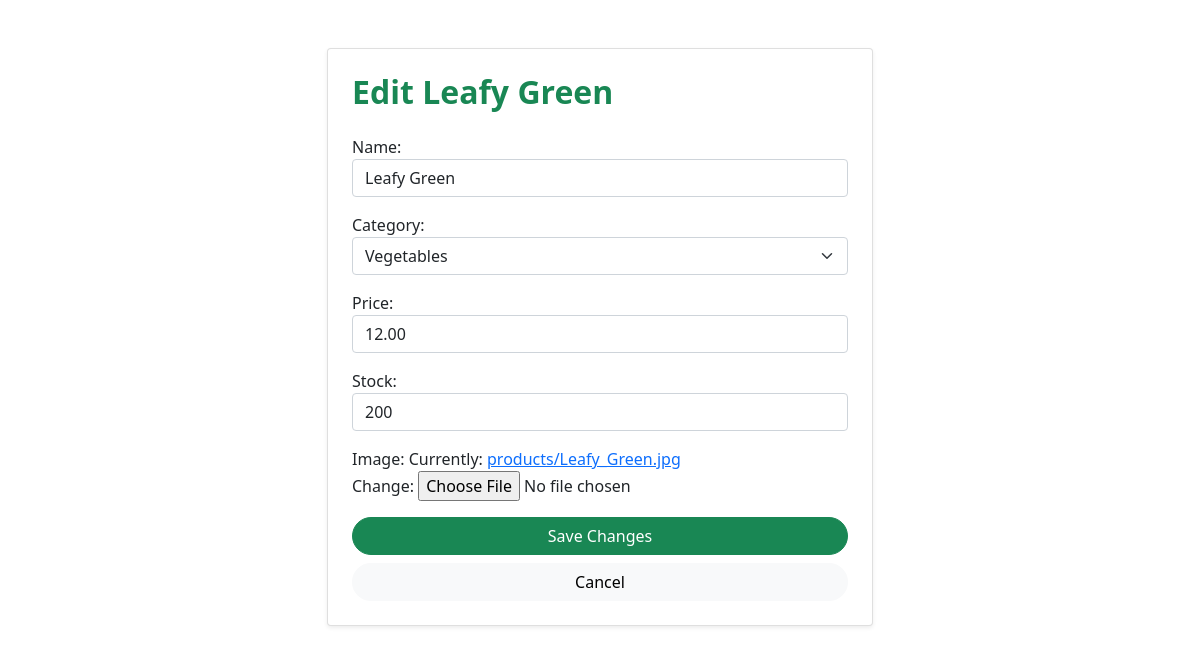
The app's page /farmers/edit-product/20/ (signed in) with its own data.
### Product_app/models.py (models this page shows, shortened)
class Product(models.Model):
    farmer = models.ForeignKey(User, on_delete=models.CASCADE,blank=True,null=True)
    name = models.CharField(max_length=255)
    description = models.TextField()
    image = models.ImageField(upload_to='products/')
    price = models.DecimalField(max_digits=10, decimal_places=2)
    weight_or_qty = models.CharField(max_length=50)
    stock = models.PositiveIntegerField(default=0)
    is_verified = models.BooleanField(default=False)
    created_at=models.DateTimeField(auto_now_add=True)
    is_featured = models.BooleanField(default=False, help_text="Check this to show on Home Page Featured section")
    CATEGORY_CHOICES = [
        ('vegetables', 'Vegetables'),
        ('fruits', 'Fruits'),
        ('grains', 'Grains & Pulses'),
    ]
    category = models.CharField(
        max_length=20,
        choices=CATEGORY_CHOICES,
        default='vegetables'
    )

### Farmers_app/views.py (the view)
# urls.py: path('edit-product/<int:pk>/', views.edit_product, name='edit_product'),
def edit_product(request, pk):
    product = get_object_or_404(Product, pk=pk, farmer=request.user)
    if request.method == 'POST':
        form = ProductForm(request.POST, request.FILES, instance=product)
        if form.is_valid():
            form.save()
            return redirect('farmer_data_dashboard')
    else:
        form = ProductForm(instance=product)
    return render(request, 'edit_product.html', {'form': form, 'product': product})

### Product_app/Form.py (shortened to what this page needs)
class ProductForm(forms.ModelForm):
    class Meta:
        model = Product
        fields = ['name', 'category', 'price', 'stock', 'image'] # Added category
        widgets = {
            'category': forms.Select(attrs={'class': 'form-select'}),
            'name': forms.TextInput(attrs={'class': 'form-control'}),
            'price': forms.NumberInput(attrs={'class': 'form-control'}),
            'stock': forms.NumberInput(attrs={'class': 'form-control'}),
        }

### Farmers_app/templates/edit_product.html (shortened to what this page needs)
{% extends 'base.html' %}
{% block content %}
<div class="container py-5">
    <div class="row justify-content-center">
        <div class="col-md-6">
            <div class="card shadow-sm rounded-4 p-4">
                <h2 class="fw-bold text-success mb-4">Edit {{ product.name }}</h2>
                <form method="POST" enctype="multipart/form-data">
                    {{ form.as_p }}
                    <div class="d-grid gap-2">
                        <button type="submit" class="btn btn-success rounded-pill">Save Changes</button>
                        <a href="{% url 'personal_data_dashboard' %}" class="btn btn-light rounded-pill">Cancel</a>
                    </div>
                </form>
            </div>
        </div>
    </div>
</div>
{% endblock %}

### records on screen
Product: name "Leafy Green", category "Vegetables", price "12.00", stock "200"
